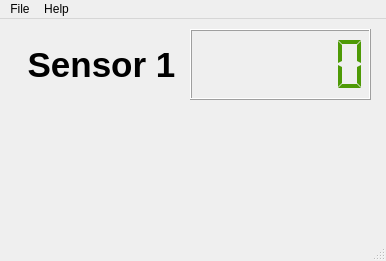
<?xml version="1.0" encoding="UTF-8"?>
<ui version="4.0">
 <class>MainWindow</class>
 <widget class="QMainWindow" name="MainWindow">
  <property name="geometry">
   <rect>
    <x>0</x>
    <y>0</y>
    <width>386</width>
    <height>261</height>
   </rect>
  </property>
  <property name="windowTitle">
   <string>MainWindow</string>
  </property>
  <widget class="QWidget" name="centralwidget">
   <widget class="QLabel" name="label">
    <property name="geometry">
     <rect>
      <x>11</x>
      <y>11</y>
      <width>181</width>
      <height>71</height>
     </rect>
    </property>
    <property name="font">
     <font>
      <pointsize>18</pointsize>
     </font>
    </property>
    <property name="text">
     <string>&lt;html&gt;&lt;head/&gt;&lt;body&gt;&lt;p align=&quot;center&quot;&gt;&lt;span style=&quot; font-size:26pt; font-weight:600;&quot;&gt;Sensor 1&lt;/span&gt;&lt;/p&gt;&lt;/body&gt;&lt;/html&gt;</string>
    </property>
   </widget>
   <widget class="QLCDNumber" name="sensor1">
    <property name="geometry">
     <rect>
      <x>190</x>
      <y>10</y>
      <width>181</width>
      <height>71</height>
     </rect>
    </property>
    <property name="palette">
     <palette>
      <active>
       <colorrole role="WindowText">
        <brush brushstyle="SolidPattern">
         <color alpha="255">
          <red>78</red>
          <green>154</green>
          <blue>6</blue>
         </color>
        </brush>
       </colorrole>
       <colorrole role="Text">
        <brush brushstyle="SolidPattern">
         <color alpha="255">
          <red>78</red>
          <green>154</green>
          <blue>6</blue>
         </color>
        </brush>
       </colorrole>
       <colorrole role="BrightText">
        <brush brushstyle="SolidPattern">
         <color alpha="255">
          <red>78</red>
          <green>154</green>
          <blue>6</blue>
         </color>
        </brush>
       </colorrole>
       <colorrole role="PlaceholderText">
        <brush brushstyle="SolidPattern">
         <color alpha="128">
          <red>78</red>
          <green>154</green>
          <blue>6</blue>
         </color>
        </brush>
       </colorrole>
      </active>
      <inactive>
       <colorrole role="WindowText">
        <brush brushstyle="SolidPattern">
         <color alpha="255">
          <red>78</red>
          <green>154</green>
          <blue>6</blue>
         </color>
        </brush>
       </colorrole>
       <colorrole role="Text">
        <brush brushstyle="SolidPattern">
         <color alpha="255">
          <red>78</red>
          <green>154</green>
          <blue>6</blue>
         </color>
        </brush>
       </colorrole>
       <colorrole role="BrightText">
        <brush brushstyle="SolidPattern">
         <color alpha="255">
          <red>78</red>
          <green>154</green>
          <blue>6</blue>
         </color>
        </brush>
       </colorrole>
       <colorrole role="PlaceholderText">
        <brush brushstyle="SolidPattern">
         <color alpha="128">
          <red>78</red>
          <green>154</green>
          <blue>6</blue>
         </color>
        </brush>
       </colorrole>
      </inactive>
      <disabled>
       <colorrole role="WindowText">
        <brush brushstyle="SolidPattern">
         <color alpha="255">
          <red>190</red>
          <green>190</green>
          <blue>190</blue>
         </color>
        </brush>
       </colorrole>
       <colorrole role="Text">
        <brush brushstyle="SolidPattern">
         <color alpha="255">
          <red>190</red>
          <green>190</green>
          <blue>190</blue>
         </color>
        </brush>
       </colorrole>
       <colorrole role="BrightText">
        <brush brushstyle="SolidPattern">
         <color alpha="255">
          <red>78</red>
          <green>154</green>
          <blue>6</blue>
         </color>
        </brush>
       </colorrole>
       <colorrole role="PlaceholderText">
        <brush brushstyle="SolidPattern">
         <color alpha="128">
          <red>0</red>
          <green>0</green>
          <blue>0</blue>
         </color>
        </brush>
       </colorrole>
      </disabled>
     </palette>
    </property>
    <property name="font">
     <font>
      <family>Ubuntu Mono</family>
      <pointsize>18</pointsize>
      <weight>75</weight>
      <bold>true</bold>
     </font>
    </property>
    <property name="smallDecimalPoint">
     <bool>false</bool>
    </property>
    <property name="digitCount">
     <number>6</number>
    </property>
    <property name="segmentStyle">
     <enum>QLCDNumber::Flat</enum>
    </property>
   </widget>
  </widget>
  <widget class="QMenuBar" name="menubar">
   <property name="geometry">
    <rect>
     <x>0</x>
     <y>0</y>
     <width>386</width>
     <height>22</height>
    </rect>
   </property>
   <widget class="QMenu" name="menuHelp">
    <property name="title">
     <string>Help</string>
    </property>
    <addaction name="actionAbout"/>
   </widget>
   <widget class="QMenu" name="menuFile">
    <property name="title">
     <string>File</string>
    </property>
    <addaction name="actionExit"/>
   </widget>
   <addaction name="menuFile"/>
   <addaction name="menuHelp"/>
  </widget>
  <widget class="QStatusBar" name="statusbar"/>
  <action name="actionAbout">
   <property name="text">
    <string>About...</string>
   </property>
   <property name="toolTip">
    <string>About this software</string>
   </property>
   <property name="shortcut">
    <string>Ctrl+H</string>
   </property>
  </action>
  <action name="actionExit">
   <property name="text">
    <string>Exit</string>
   </property>
  </action>
 </widget>
 <resources/>
 <connections/>
</ui>
